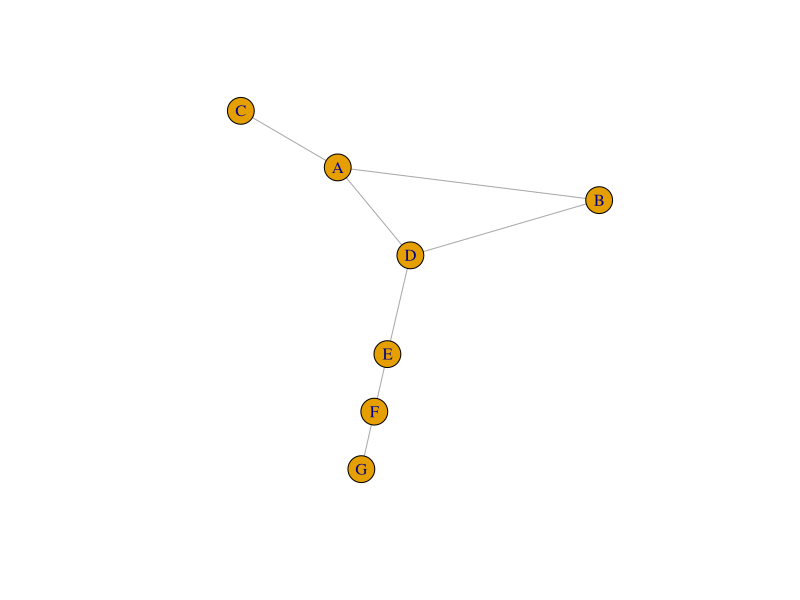
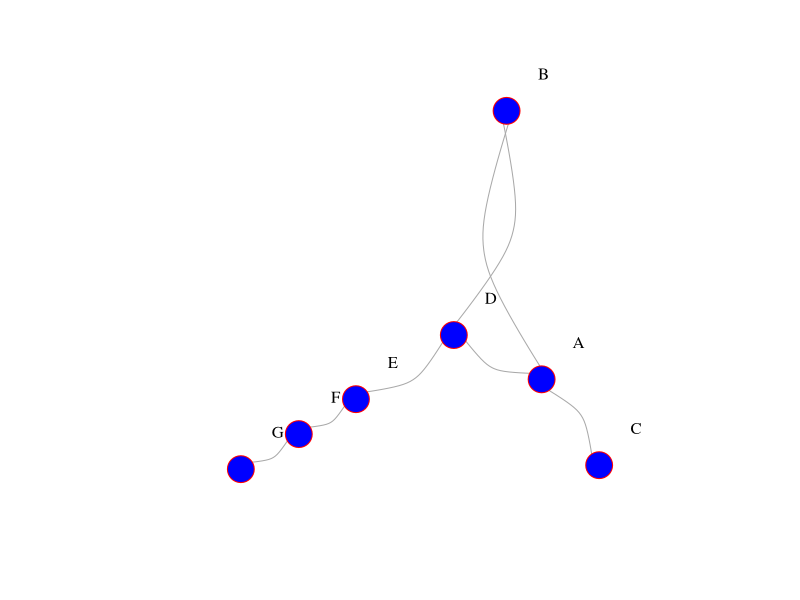
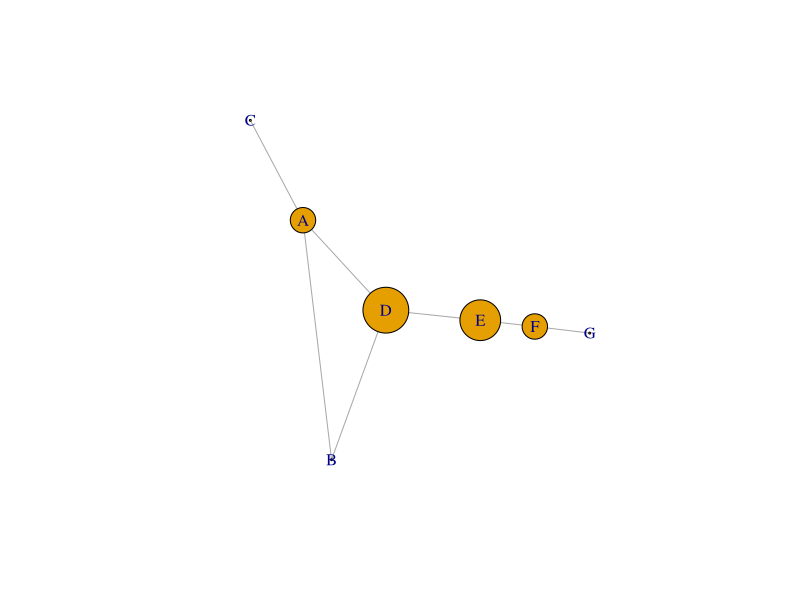
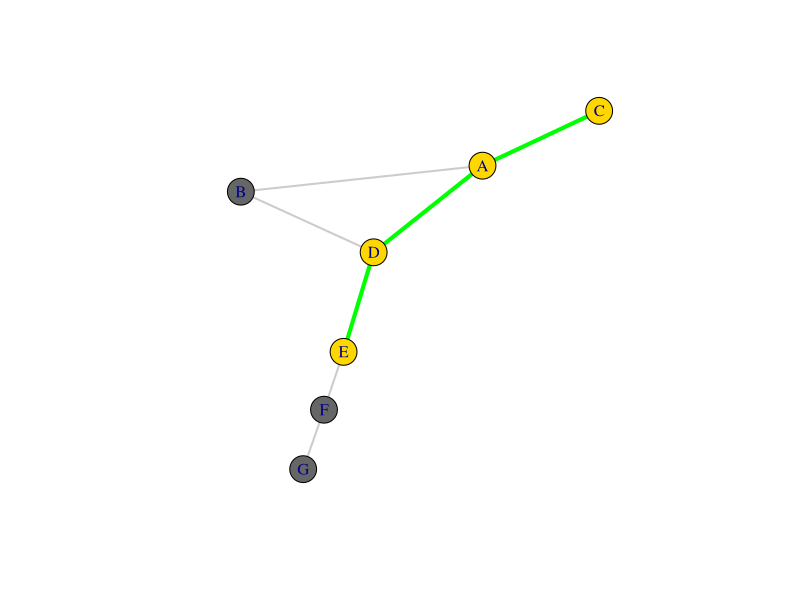

R code for these plots, in order:
##########################
# CARREGANDO BIBLIOTECAS #
##########################

# carregue a biblioteca necessaria
library(igraph)

#########################
# NOSSO EXEMPLO NA MAO  #
#########################

# desenhando a rede do exemplo que fizemos na mao, com pesos
# a rede deve chamar exercicio

exercicio <- graph(edges = c("A","B",  "A","C", "A","D", "B","D", "D","E", "E","F", "F","G"), directed = F)

#carregue os pesos dos links conforme desenho que fizemos
E(exercicio)$weight  <- c(1,2,1,1,1,3,2)


# observando os atributos carregados
exercicio


#######################
# Plotando  meu grafo #
#######################
plot(exercicio)


# faca um grafico com nos de cor azul e bordas rosas, com links curvados, labels escritas em preto 

plot(exercicio, vertex.color="blue", vertex.size=15, 
     vertex.frame.color="red", vertex.label.color="black", 
     vertex.label.cex=1, vertex.label.dist=4, edge.curved=0.5) 


#############################################################################
# Extraia todas as metricas e verifique se batem com as que calculou na mao #
#############################################################################

### metricas da rede (geral)
#densidade do grafo
edge_density(exercicio)

#diametro da rede
diameter(exercicio)

#raio da rede
radius(exercicio)

#comprimeiro medio do caminho
mean_distance(exercicio)


### metrica dos nos (vertices)

# degree
degree(exercicio)

# degree ponderado
strength(exercicio, weights= E(exercicio)$weight)

# clustering coeficient
transitivity(exercicio, type = "local")

#closeness sem peso
closeness(exercicio, mode="all", weights=NA, normalized=T) 

#closeness com peso
closeness(exercicio, mode="all", normalized=T, weights= E(exercicio)$weight)  #o default eh normalized=F

# betweeness sem levar o peso em consideraao
betweenness(exercicio, directed=F, weights=NA)

# betweeness levando o peso em consideracao
betweenness(exercicio, directed=F, weights= E(exercicio)$weight)

# excentricidade
eccentricity(exercicio)

# quais nos sao pontes?
articulation.points(exercicio)



# plotar o grafo aumentando o tamanho dos nos a partir do betweenneess
bt_nos <- betweenness(exercicio, directed=F, weights= E(exercicio)$weight)
plot(exercicio, vertex.size=bt_nos*3) 




### crie um data frame com todas as medidas calculadas e transforme ele em um data frame

V(exercicio)$degree <- degree(exercicio)
V(exercicio)$degree_ponderado <- strength(exercicio, weights= E(exercicio)$weight)
V(exercicio)$cc <- transitivity(exercicio, type = "local")
V(exercicio)$closeness_sp <- closeness(exercicio, mode="all", weights=NA, normalized=T) 
V(exercicio)$closeness_cp <- closeness(exercicio, mode="all", weights= E(exercicio)$weight, normalized=T) 
V(exercicio)$betweenneess_sp <- betweenness(exercicio, directed=F, weights=NA)
V(exercicio)$betweenneess_cp <-betweenness(exercicio, directed=F, weights= E(exercicio)$weight)
V(exercicio)$excentricidade <-eccentricity(exercicio)
V(exercicio)$bridge <- 0
V(exercicio)$bridge[ articulation_points(exercicio) ] <- 1

tabela_nos_exercicio <- as_data_frame(exercicio, what="vertices")




# desenhe o grafo, destacando o caminho mais curto entre o no C e E

# tamanho das distancias mais curtas entre nos
distances(exercicio, weights=E(exercicio)$weight) # ignora pesos, caso os tenha


#desenhando distancias entre dois pontos (que eu especifico) - olha que animal
caminho_curto <- shortest_paths(exercicio, 
                                from = V(exercicio)[name=="C"], 
                                to  = V(exercicio)[name=="E"],
                                output = "both", weights=E(exercicio)$weight) # both representa n?s e links

# Gerando a variavel de cor da borda para tracar o caminho mais curto:
ecol <- rep("gray80", ecount(exercicio))
ecol[unlist(caminho_curto$epath)] <- "green"

# Gerando variavel de largura do link  para plotar o caminho mais curto:
ew <- rep(2, ecount(exercicio))
ew[unlist(caminho_curto$epath)] <- 4

# Gerando variavel de cor do no para plotar o caminho mais curto:
vcol <- rep("gray40", vcount(exercicio))
vcol[unlist(caminho_curto$vpath)] <- "gold"

# agora plotando com as marcacoes geradas
plot(exercicio, vertex.color=vcol, edge.color=ecol, edge.width=ew)

